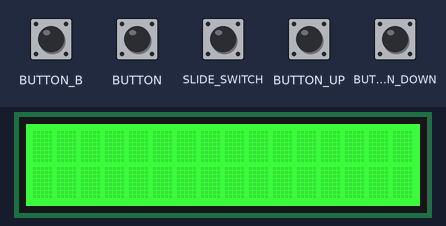
Simulated run of this program. Board: CircuitPython board. Parts: 16×2 character LCD. The test bench sets the inputs (shaded band); at power-on: BUTTON, BUTTON_B, BUTTON_DOWN, BUTTON_UP, SLIDE_SWITCH HIGH. Library files of the repository ran but are not shown: __init__.py.

Above: at 1.2 s.
1.3 s: BUTTON_B pulled LOW for 0.15 s
At 2.2 s:
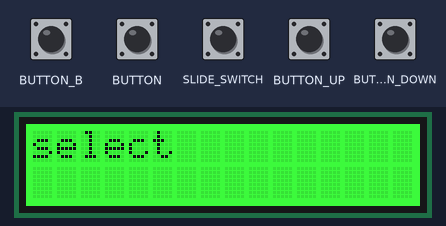
2.9 s: BUTTON pulled LOW for 0.15 s
At 4.0 s:
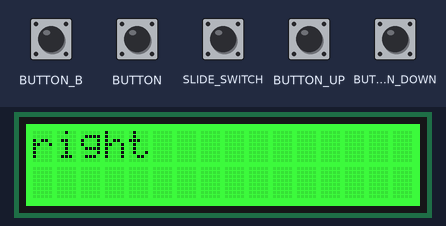
4.5 s: SLIDE_SWITCH pulled LOW for 0.15 s
At 5.6 s:
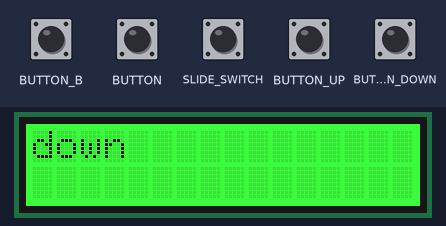
6.1 s: BUTTON_UP pulled LOW for 0.15 s
At 6.5 s:
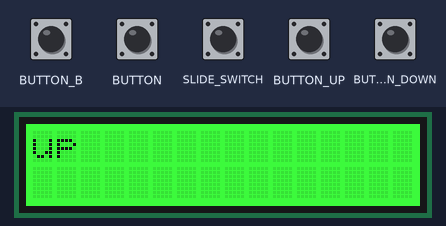
7.7 s: BUTTON_DOWN pulled LOW for 0.15 s
At 8.1 s:
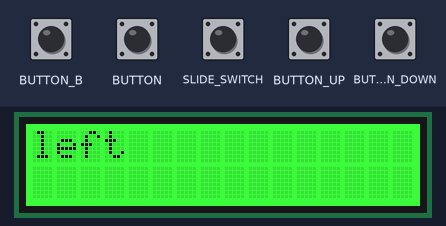
9.3 s: BUTTON_B pulled LOW for 1 s
At 10.5 s:
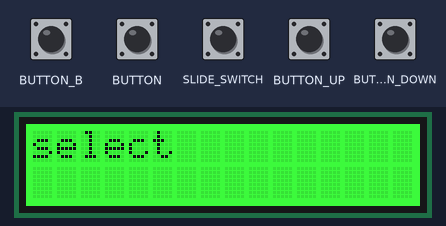
Timing chart, 0 to 12.3 s (numbered marks = the images above; inputs shaded):
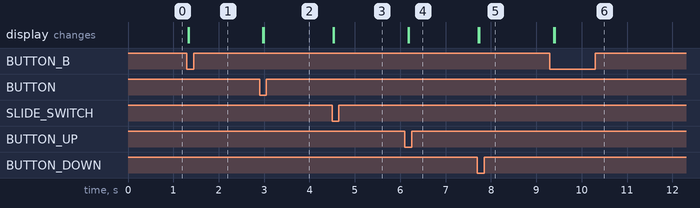

The program:

run_test_LCD.py
```python
from LickLibrary import myLCD
import time

display = myLCD.MyLCD()
display.set_color('green')

while True:
    if display.left: display.set_text('left')
    if display.right: display.set_text('right')
    if display.up: display.set_text('up')
    if display.down: display.set_text('down')
    if display.select: display.set_text('select')
    time.sleep(0.1)
```

myLCD.py
```python
import board
import busio
import time

import adafruit_character_lcd.character_lcd_rgb_i2c as character_lcd

red = [100, 0, 0]
green = [0, 100, 0]
blue = [0, 0, 100]


class MyLCD:
    def __init__(self):
        self.lcd_columns = 16
        self.lcd_rows = 2
        self.i2c = busio.I2C(board.SCL, board.SDA)
        self.lcd = character_lcd.Character_LCD_RGB_I2C(self.i2c, self.lcd_columns, self.lcd_rows)
        self.message = None

    def set_color(self, color_name):
        if color_name == 'red': self.lcd.color = red
        if color_name == 'green': self.lcd.color = green
        if color_name == 'blue': self.lcd.color = blue

    def blink_cursor(self, state):
        self.lcd.blink = state

    def set_text(self, line1='',line2=''):
        line1 = str(line1)
        line2 = str(line2)
        max_length = len(line1)
        if len(line2) > max_length: max_length = len(line2)
        over_length = max_length - self.lcd_columns
        if over_length < 0: over_length = 0
        message = line1 + '\n' + line2
        if message != self.message: self.lcd.clear()
        self.message = message
        self.lcd.message = message
        for i in range(over_length):
            time.sleep(0.25)
            self.lcd.move_left()

    @property
    def left(self):
        return self.lcd.left_button

    @property
    def right(self):
        return self.lcd.right_button

    @property
    def up(self):
        return self.lcd.up_button

    @property
    def down(self):
        return self.lcd.down_button

    @property
    def select(self):
        return self.lcd.select_button

    def get_buttons(self):
        left = self.left
        right = self.right
        up = self.up
        down = self.down
        select = self.select
        return [left, right, up, down, select]


  # if lcd.left_button:
  #       print("Left!")
  #       lcd.message = "Left!"
  #
  #   elif lcd.up_button:
  #       print("Up!")
  #       lcd.message = "Up!"
  #
  #   elif lcd.down_button:
  #       print("Down!")
  #       lcd.message = "Down!"
  #
  #   elif lcd.right_button:
  #       print("Right!")
  #       lcd.message = "Right!"
  #
  #   elif lcd.select_button:
  #       print("Select!")
  #       lcd.message = "Select!"
```

Measured:
- after the input at 1.3 s, the display: first changes at once (image 1 shows a later state)
- after the input at 2.9 s, the display: first changes after 0.07 s (image 2 shows a later state)
- after the input at 4.5 s, the display: first changes at once (image 3 shows a later state)
- after the input at 6.1 s, the display: first changes after 0.08 s (image 4 shows a later state)
- after the input at 7.7 s, the display: first changes at once (image 5 shows a later state)
- after the input at 9.3 s, the display: first changes after 0.08 s (image 6 shows a later state)
